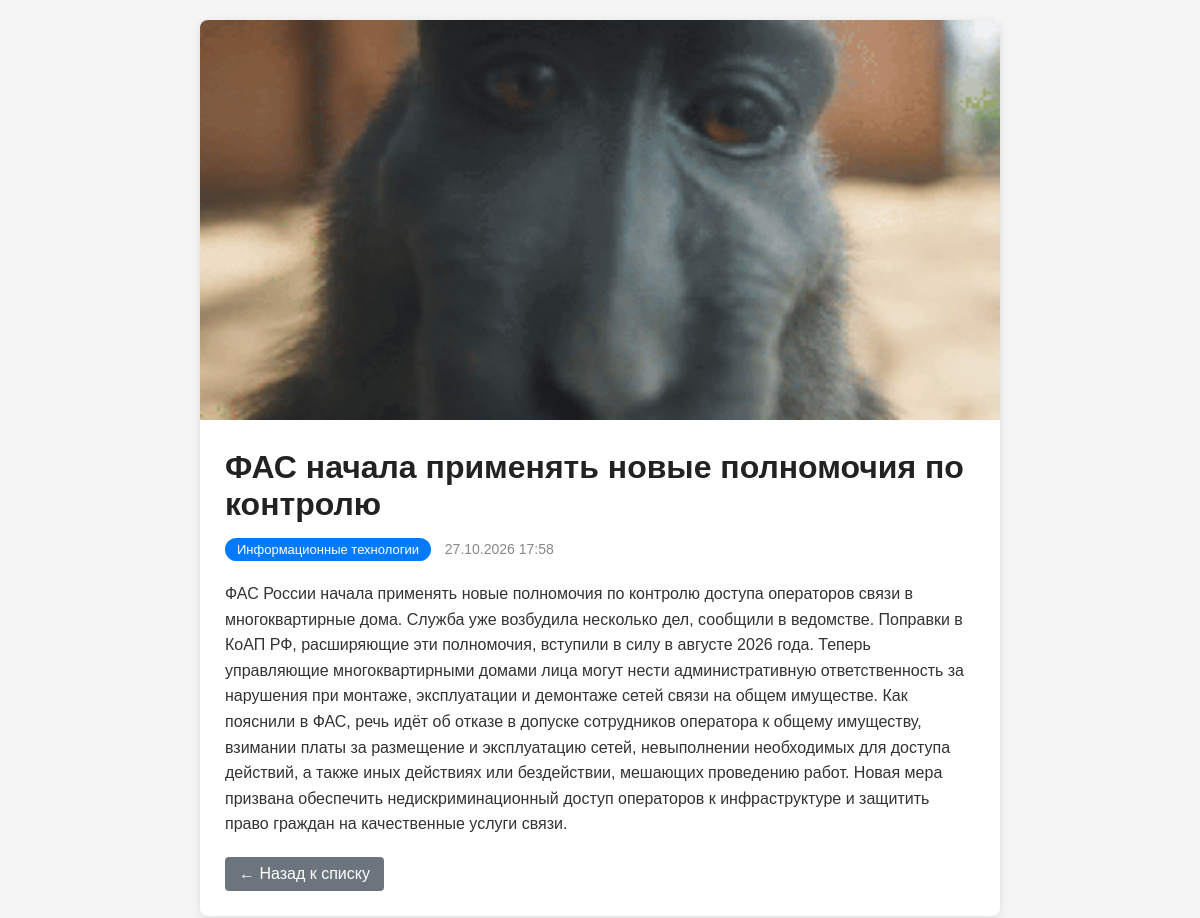
/blog_list/2/, run on the app's committed database.
### blog/models.py (models this page shows, shortened)
class Blog(models.Model):
    title = models.CharField(max_length=50, verbose_name='укажите название блога')
    description = models.TextField(blank=True, verbose_name='укажите описание блога')
    image = models.ImageField(upload_to='blog/', verbose_name='загрузите фото')
    GENRE_BLOG = (
        ('Информационные технологии', 'Информационные технологии'),
        ('Исскуственный интелект', 'Исскуственный интелект'),
        ('Бизнес и работа в IT сфере', 'Бизнес и работа в IT сфере')
    )
    genre_blog = models.CharField(max_length=100, choices=GENRE_BLOG, verbose_name='укажите жанр')
    created_at = models.DateTimeField(auto_now_add=True)
    class Meta:
        verbose_name = 'блог'
        verbose_name_plural = 'блоги'

### blog/views.py (the view)
# urls.py: path('blog_list/<int:id>/', blog_detail_view, name='blog_detail'),
def blog_detail_view(request, id):
    if request.method == "GET":
        blog_id = get_object_or_404(Blog, id=id)
    return render(request, 'blog_detail.html', {'blog_id': blog_id})

### templates/blog_detail.html (shortened to what this page needs)
<!DOCTYPE html>
<html lang="ru">
<head>
</head>
<body>
    <div class="container">
        {% if blog_id.image %}
            <img src="{{ blog_id.image.url }}" alt="{{ blog_id.title }}">
        {% endif %}
        <div class="content">
            <h1>{{ blog_id.title }}</h1>
            <div class="meta">
                <span class="genre">{{ blog_id.genre_blog }}</span>
                {{ blog_id.created_at|date:"d.m.Y H:i" }}
            </div>
            <div class="description">
                {{ blog_id.description }}
            </div>
            <a href="{% url 'blog_list' %}" class="back-link">← Назад к списку</a>
        </div>
    </div>
</body>
</html>

### templates/blog_detail.html (style rules this page uses)
body { font-family: Arial, sans-serif; background: #f5f5f5; margin: 0; padding: 20px; }
.container { max-width: 800px; margin: 0 auto; background: #fff; border-radius: 8px; box-shadow: 0 2px 10px rgba(0,0,0,0.1); overflow: hidden; }
.container img { width: 100%; max-height: 400px; object-fit: cover; }
.content { padding: 25px; }
h1 { margin: 0 0 15px; color: #222; }
.meta { color: #888; font-size: 14px; margin-bottom: 20px; }
.genre { display: inline-block; background: #007bff; color: #fff; padding: 4px 12px; border-radius: 12px; font-size: 13px; margin-right: 10px; }
.description { font-size: 16px; line-height: 1.6; color: #333; }
.back-link { display: inline-block; margin-top: 20px; padding: 8px 14px; background: #6c757d; color: #fff; text-decoration: none; border-radius: 4px; }

### data on the page
Blog: image (picture), title "ФАС начала применять новые полномочия по контролю", genre_blog "Информационные технологии", created_at "27.10.2026 17:58", description "ФАС России начала применять новые полномочия по контролю доступа операторов связи в многоквартирные дома. Служба уже возбудила несколько дел, сообщили в ведомстве. Поправки в КоАП РФ, расширяющие эти полномочия, вступили в силу в августе 2026 года. Теперь управляющие многоквартирными домами лица могут нести административную ответственность за нарушения при монтаже, эксплуатации и демонтаже сетей связи на общем имуществе. Как пояснили в ФАС, речь идёт об отказе в допуске сотрудников оператора к общему имуществу, взимании платы за размещение и эксплуатацию сетей, невыполнении необходимых для доступа действий, а также иных действиях или бездействии, мешающих проведению работ. Новая мера…"
